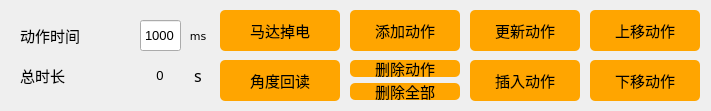
    <widget class="QWidget" name="widget_1" native="true">
     <property name="geometry">
      <rect>
       <x>485</x>
       <y>240</y>
       <width>711</width>
       <height>111</height>
      </rect>
     </property>
     <property name="font">
      <font>
       <family>Arial</family>
       <pointsize>10</pointsize>
      </font>
     </property>
     <property name="styleSheet">
      <string notr="true">#widget_1 {border:1px solid #242424;
border-color: rgb(200, 200, 200);}</string>
     </property>
     <widget class="QLabel" name="label_time">
      <property name="geometry">
       <rect>
        <x>20</x>
        <y>20</y>
        <width>111</width>
        <height>31</height>
       </rect>
      </property>
      <property name="font">
       <font>
        <family>黑体</family>
        <pointsize>11</pointsize>
       </font>
      </property>
      <property name="text">
       <string>动作时间</string>
      </property>
     </widget>
     <widget class="QLineEdit" name="lineEdit_time">
      <property name="geometry">
       <rect>
        <x>140</x>
        <y>20</y>
        <width>41</width>
        <height>31</height>
       </rect>
      </property>
      <property name="font">
       <font>
        <family>Arial</family>
        <pointsize>10</pointsize>
       </font>
      </property>
      <property name="text">
       <string>1000</string>
      </property>
      <property name="maxLength">
       <number>30000</number>
      </property>
      <property name="alignment">
       <set>Qt::AlignCenter</set>
      </property>
     </widget>
     <widget class="QPushButton" name="Button_AddAction">
      <property name="geometry">
       <rect>
        <x>350</x>
        <y>10</y>
        <width>110</width>
        <height>41</height>
       </rect>
      </property>
      <property name="font">
       <font>
        <family>黑体</family>
        <pointsize>11</pointsize>
       </font>
      </property>
      <property name="styleSheet">
       <string notr="true">QPushButton{background-color: rgb(255, 165, 0);}
QPushButton:hover{background-color:  rgb(255, 210, 0);}
QPushButton{border-radius:5px;}</string>
      </property>
      <property name="text">
       <string>添加动作</string>
      </property>
     </widget>
     <widget class="QPushButton" name="Button_DelectAction">
      <property name="geometry">
       <rect>
        <x>350</x>
        <y>60</y>
        <width>110</width>
        <height>17</height>
       </rect>
      </property>
      <property name="font">
       <font>
        <family>黑体</family>
        <pointsize>11</pointsize>
       </font>
      </property>
      <property name="styleSheet">
       <string notr="true">QPushButton{background-color: rgb(255, 165, 0);}
QPushButton:hover{background-color:  rgb(255, 210, 0);}
QPushButton{border-radius:5px;}</string>
      </property>
      <property name="text">
       <string>删除动作</string>
      </property>
     </widget>
     <widget class="QPushButton" name="Button_UpdateAction">
      <property name="geometry">
       <rect>
        <x>470</x>
        <y>10</y>
        <width>110</width>
        <height>41</height>
       </rect>
      </property>
      <property name="font">
       <font>
        <family>黑体</family>
        <pointsize>11</pointsize>
       </font>
      </property>
      <property name="styleSheet">
       <string notr="true">QPushButton{background-color: rgb(255, 165, 0);}
QPushButton:hover{background-color:  rgb(255, 210, 0);}
QPushButton{border-radius:5px;}</string>
      </property>
      <property name="text">
       <string>更新动作</string>
      </property>
     </widget>
     <widget class="QPushButton" name="Button_InsertAction">
      <property name="geometry">
       <rect>
        <x>470</x>
        <y>60</y>
        <width>110</width>
        <height>41</height>
       </rect>
      </property>
      <property name="font">
       <font>
        <family>黑体</family>
        <pointsize>11</pointsize>
       </font>
      </property>
      <property name="styleSheet">
       <string notr="true">QPushButton{background-color: rgb(255, 165, 0);}
QPushButton:hover{background-color:  rgb(255, 210, 0);}
QPushButton{border-radius:5px;}</string>
      </property>
      <property name="text">
       <string>插入动作</string>
      </property>
     </widget>
     <widget class="QPushButton" name="Button_ServoPowerDown">
      <property name="geometry">
       <rect>
        <x>220</x>
        <y>10</y>
        <width>120</width>
        <height>41</height>
       </rect>
      </property>
      <property name="font">
       <font>
        <family>黑体</family>
        <pointsize>11</pointsize>
       </font>
      </property>
      <property name="styleSheet">
       <string notr="true">QPushButton{background-color: rgb(255, 165, 0);}
QPushButton:hover{background-color:  rgb(255, 210, 0);}
QPushButton{border-radius:5px;}</string>
      </property>
      <property name="text">
       <string>马达掉电</string>
      </property>
     </widget>
     <widget class="QPushButton" name="Button_AngularReadback">
      <property name="geometry">
       <rect>
        <x>220</x>
        <y>60</y>
        <width>120</width>
        <height>41</height>
       </rect>
      </property>
      <property name="font">
       <font>
        <family>黑体</family>
        <pointsize>11</pointsize>
       </font>
      </property>
      <property name="styleSheet">
       <string notr="true">QPushButton{background-color: rgb(255, 165, 0);}
QPushButton:hover{background-color:  rgb(255, 210, 0);}
QPushButton{border-radius:5px;}</string>
      </property>
      <property name="text">
       <string>角度回读</string>
      </property>
     </widget>
     <widget class="QPushButton" name="Button_MoveUpAction">
      <property name="geometry">
       <rect>
        <x>590</x>
        <y>10</y>
        <width>110</width>
        <height>41</height>
       </rect>
      </property>
      <property name="font">
       <font>
        <family>黑体</family>
        <pointsize>11</pointsize>
       </font>
      </property>
      <property name="styleSheet">
       <string notr="true">QPushButton{background-color: rgb(255, 165, 0);}
QPushButton:hover{background-color:  rgb(255, 210, 0);}
QPushButton{border-radius:5px;}</string>
      </property>
      <property name="text">
       <string>上移动作</string>
      </property>
     </widget>
     <widget class="QPushButton" name="Button_MoveDownAction">
      <property name="geometry">
       <rect>
        <x>590</x>
        <y>60</y>
        <width>110</width>
        <height>41</height>
       </rect>
      </property>
      <property name="font">
       <font>
        <family>黑体</family>
        <pointsize>11</pointsize>
       </font>
      </property>
      <property name="styleSheet">
       <string notr="true">QPushButton{background-color: rgb(255, 165, 0);}
QPushButton:hover{background-color:  rgb(255, 210, 0);}
QPushButton{border-radius:5px;}</string>
      </property>
      <property name="text">
       <string>下移动作</string>
      </property>
     </widget>
     <widget class="QLabel" name="label_time_2">
      <property name="geometry">
       <rect>
        <x>20</x>
        <y>60</y>
        <width>105</width>
        <height>31</height>
       </rect>
      </property>
      <property name="font">
       <font>
        <family>黑体</family>
        <pointsize>11</pointsize>
       </font>
      </property>
      <property name="text">
       <string>总时长</string>
      </property>
     </widget>
     <widget class="QLabel" name="label">
      <property name="geometry">
       <rect>
        <x>190</x>
        <y>25</y>
        <width>16</width>
        <height>21</height>
       </rect>
      </property>
      <property name="font">
       <font>
        <family>DejaVu Sans</family>
        <pointsize>8</pointsize>
       </font>
      </property>
      <property name="text">
       <string>ms</string>
      </property>
      <property name="alignment">
       <set>Qt::AlignCenter</set>
      </property>
     </widget>
     <widget class="QLabel" name="label_5">
      <property name="geometry">
       <rect>
        <x>190</x>
        <y>65</y>
        <width>16</width>
        <height>21</height>
       </rect>
      </property>
      <property name="font">
       <font>
        <family>黑体</family>
        <pointsize>12</pointsize>
       </font>
      </property>
      <property name="text">
       <string>s</string>
      </property>
      <property name="alignment">
       <set>Qt::AlignCenter</set>
      </property>
     </widget>
     <widget class="QLabel" name="label_TotalTime">
      <property name="geometry">
       <rect>
        <x>130</x>
        <y>65</y>
        <width>60</width>
        <height>20</height>
       </rect>
      </property>
      <property name="layoutDirection">
       <enum>Qt::LeftToRight</enum>
      </property>
      <property name="text">
       <string>0</string>
      </property>
      <property name="alignment">
       <set>Qt::AlignCenter</set>
      </property>
     </widget>
     <widget class="QPushButton" name="Button_DelectAllAction">
      <property name="geometry">
       <rect>
        <x>350</x>
        <y>83</y>
        <width>110</width>
        <height>17</height>
       </rect>
      </property>
      <property name="font">
       <font>
        <family>黑体</family>
        <pointsize>11</pointsize>
       </font>
      </property>
      <property name="styleSheet">
       <string notr="true">QPushButton{background-color: rgb(255, 165, 0);}
QPushButton:hover{background-color:  rgb(255, 210, 0);}
QPushButton{border-radius:5px;}</string>
      </property>
      <property name="text">
       <string>删除全部</string>
      </property>
     </widget>
    </widget>
